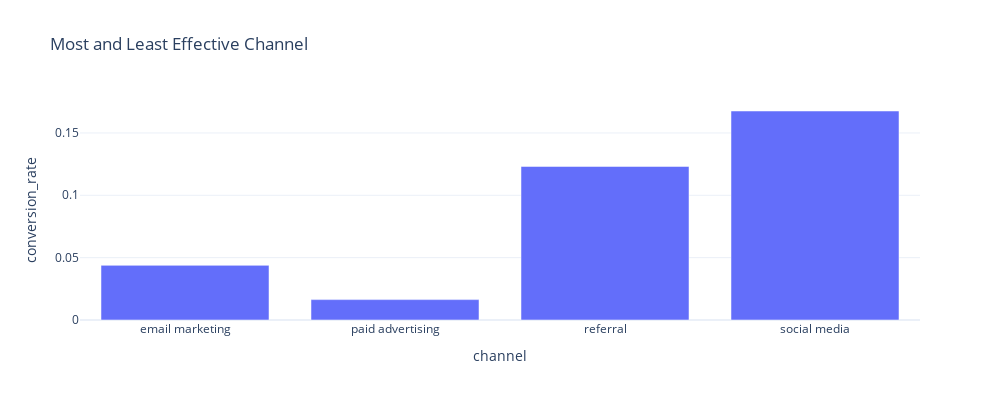

Notebook code for this chart:
### Code cell
conversation_by_channel = data.groupby('channel')['conversion_rate'].mean().reset_index()

fig = px.bar(conversation_by_channel,
            x = 'channel',
            y = 'conversion_rate',
            title = 'Most and Least Effective Channel', width =1000, height = 400)

fig.show()

### Figure 1 — Plotly figure (JSON) as saved in the notebook; plotly's stock layout.template omitted (floating-point values rounded to 4 significant figures)
{"data": [{"alignmentgroup": "True", "hovertemplate": "channel=%{x}<br>conversion_rate=%{y}<extra></extra>", "legendgroup": "", "marker": {"color": "#636efa", "pattern": {"shape": ""}}, "name": "", "offsetgroup": "", "orientation": "v", "showlegend": false, "textposition": "auto", "type": "bar", "x": ["email marketing", "paid advertising", "referral", "social media"], "xaxis": "x", "y": [0.04382, 0.01634, 0.1231, 0.1676], "yaxis": "y"}], "layout": {"barmode": "relative", "height": 400, "legend": {"tracegroupgap": 0}, "title": {"text": "Most and Least Effective Channel"}, "width": 1000, "xaxis": {"anchor": "y", "autorange": true, "domain": [0, 1], "range": [-0.5, 3.5], "title": {"text": "channel"}, "type": "category"}, "yaxis": {"anchor": "x", "autorange": true, "domain": [0, 1], "range": [0, 0.1764], "title": {"text": "conversion_rate"}, "type": "linear"}}}
